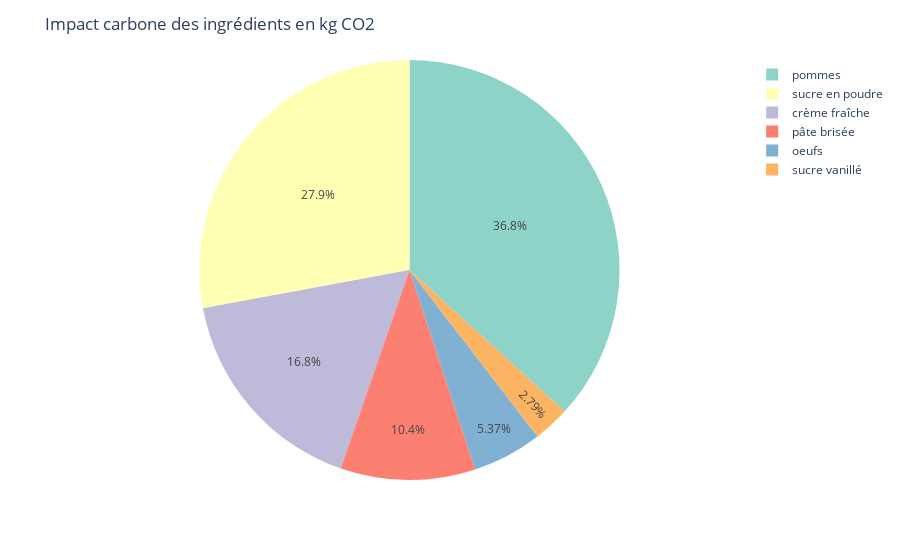

Notebook code for this chart:
### Code cell
import plotly.express as px

# Trier le DataFrame par ordre décroissant en fonction de la colonne "kg CO2 eq"
df_fusion_sorted = df_fusion.sort_values("kg CO2 eq", ascending=False)

# Noms des variables
variables = df_fusion_sorted["ingredient"]

# Valeurs correspondantes
valeurs = df_fusion_sorted["kg CO2 eq"]

# Créer le graphique en camembert avec couleurs personnalisées
fig = px.pie(names=variables, values=valeurs, color=variables, color_discrete_sequence=px.colors.qualitative.Set3)

# Titre du graphique
fig.update_layout(title="Impact carbone des ingrédients en kg CO2")

# Afficher le graphique
fig.show()

### Figure 1 — Plotly figure (JSON) as saved in the notebook; plotly's stock layout.template omitted (floating-point values rounded to 4 significant figures)
{"data": [{"customdata": [["pommes"], ["sucre en poudre"], ["crème fraîche"], ["pâte brisée"], ["oeufs"], ["sucre vanillé"]], "domain": {"x": [0, 1], "y": [0, 1]}, "hovertemplate": "label=%{label}<br>value=%{value}<br>color=%{customdata[0]}<extra></extra>", "labels": ["pommes", "sucre en poudre", "crème fraîche", "pâte brisée", "oeufs", "sucre vanillé"], "legendgroup": "", "marker": {"colors": ["rgb(141,211,199)", "rgb(255,255,179)", "rgb(190,186,218)", "rgb(251,128,114)", "rgb(128,177,211)", "rgb(253,180,98)"]}, "name": "", "showlegend": true, "type": "pie", "values": [0.2145, 0.1628, 0.09786, 0.0605, 0.0313, 0.01628]}], "layout": {"legend": {"tracegroupgap": 0}, "margin": {"t": 60}, "piecolorway": ["rgb(141,211,199)", "rgb(255,255,179)", "rgb(190,186,218)", "rgb(251,128,114)", "rgb(128,177,211)", "rgb(253,180,98)", "rgb(179,222,105)", "rgb(252,205,229)", "rgb(217,217,217)", "rgb(188,128,189)", "rgb(204,235,197)", "rgb(255,237,111)"], "title": {"text": "Impact carbone des ingrédients en kg CO2"}}}
